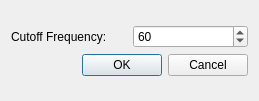
<?xml version="1.0" encoding="UTF-8"?>
<ui version="4.0">
 <class>DialogIdealLowPassFilter</class>
 <widget class="QDialog" name="DialogIdealLowPassFilter">
  <property name="geometry">
   <rect>
    <x>0</x>
    <y>0</y>
    <width>259</width>
    <height>101</height>
   </rect>
  </property>
  <property name="windowTitle">
   <string>Ideal Low Pass Filter Setting</string>
  </property>
  <layout class="QVBoxLayout" name="verticalLayout_2">
   <item>
    <layout class="QVBoxLayout" name="verticalLayout">
     <item>
      <layout class="QHBoxLayout" name="horizontalLayout">
       <item>
        <widget class="QLabel" name="label">
         <property name="text">
          <string>Cutoff Frequency: </string>
         </property>
        </widget>
       </item>
       <item>
        <widget class="QSpinBox" name="spinBox">
         <property name="maximum">
          <number>512</number>
         </property>
         <property name="value">
          <number>60</number>
         </property>
        </widget>
       </item>
      </layout>
     </item>
     <item>
      <widget class="QDialogButtonBox" name="buttonBox">
       <property name="orientation">
        <enum>Qt::Horizontal</enum>
       </property>
       <property name="standardButtons">
        <set>QDialogButtonBox::Cancel|QDialogButtonBox::Ok</set>
       </property>
      </widget>
     </item>
    </layout>
   </item>
  </layout>
 </widget>
 <resources/>
 <connections>
  <connection>
   <sender>buttonBox</sender>
   <signal>accepted()</signal>
   <receiver>DialogIdealLowPassFilter</receiver>
   <slot>accept()</slot>
   <hints>
    <hint type="sourcelabel">
     <x>248</x>
     <y>254</y>
    </hint>
    <hint type="destinationlabel">
     <x>157</x>
     <y>274</y>
    </hint>
   </hints>
  </connection>
  <connection>
   <sender>buttonBox</sender>
   <signal>rejected()</signal>
   <receiver>DialogIdealLowPassFilter</receiver>
   <slot>reject()</slot>
   <hints>
    <hint type="sourcelabel">
     <x>316</x>
     <y>260</y>
    </hint>
    <hint type="destinationlabel">
     <x>286</x>
     <y>274</y>
    </hint>
   </hints>
  </connection>
 </connections>
</ui>
